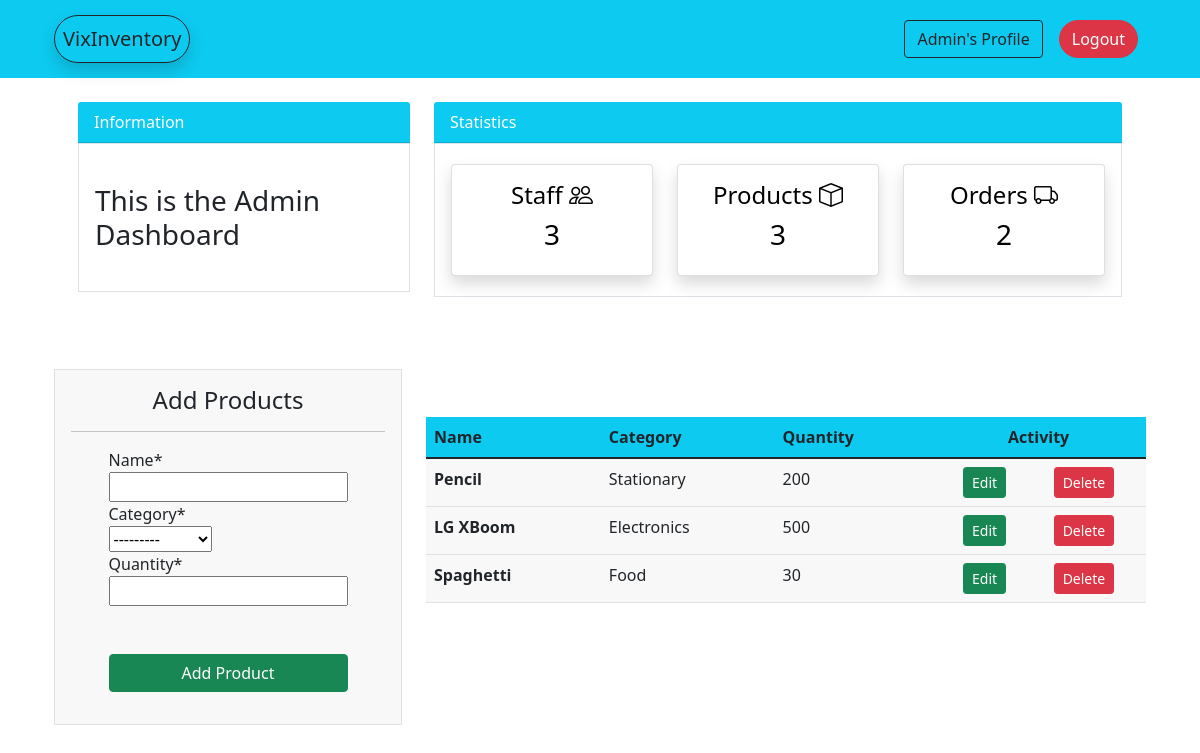
/product/ (signed in), run on the app's committed database.
### dashboard/models.py (models this page shows, shortened)
class Product(models.Model):
    name = models.CharField(max_length=100, null=True)
    category = models.CharField(max_length=20, choices = CATEGORY, null=True)
    quantity = models.PositiveIntegerField(null=True)
    class Meta:
        verbose_name_plural = 'Product'

### dashboard/views.py (the view)
# urls.py: path('product/', views.products, name = 'dashboard-products'),
@login_required
def products(request):
    workers = User.objects.all()
    workers_count = workers.count()
    order = Order.objects.all()
    order_count = order.count()
    if request.method =='POST':
        form = ProductForm(request.POST)
        if form.is_valid():
            form.save()
            product_name = form.cleaned_data.get('name')
            message = messages.success(request, f'{product_name} has been added')
            return redirect('dashboard-products')
    else:
        form = ProductForm()
    items = Product.objects.all()   #this collects all the data from the product model
    items_count = items.count()
    context = {
        'items': items,
        'form': form,
        'items_count':items_count,
        'workers_count':workers_count,
        'order_count': order_count,
    }
    return render(request, 'dashboard/products.html', context)

### dashboard/forms.py
class ProductForm(forms.ModelForm):
    class Meta:
        model = Product
        fields = ['name', 'category', 'quantity']

### templates/dashboard/products.html (shortened to what this page needs)
{% extends 'partials/base.html' %}
{% load crispy_forms_tags %}
{% block content %}
    <div class="container">
        {% include 'partials/topnav.html' %}
        <div class="row my-5">
            <div class="col-lg-4 mb-3">
                <div class="border p-3 dark-color">
                    <h4 class="text-center">
                        Add Products
                    </h4>
                    <hr>
                    <form method="POST" class="d-grid justify-content-center mb-3 " action="">
                        {{form|crispy}}
                        <input class="btn btn-success mt-5" type="submit" value="Add Product">
                    </form>
                </div>
            </div>
            <div class="col-lg-8 my-5">
                <table class="table dark-color">
                    <thead class="bg-info">
                        <tr>
                            <th scope="col">Name</th>
                            <th scope="col">Category</th>
                            <th scope="col">Quantity</th>
                            <th scope="col" class="text-center">Activity</th>
                        </tr>
                    </thead>
                    <tbody>
                        {% for item in items %}
                        <tr>
                            <th scope="row">{{item.name}}</th>
                            <td>{{item.category}}</td>
                            <td>{{item.quantity}}</td>
                            <td>
                                <div class="d-flex justify-content-around">
                                    <div>
                                        <a href="{% url 'dashboard-product-update' item.id %}">
                                            <div class="btn btn-success btn-sm">Edit</div>
                                        </a>
                                    </div>
                                    <div>
                                        <a href="{% url 'dashboard-product-delete' item.id %}">
                                            <div class="btn btn-danger btn-sm">Delete</div>
                                        </a>
                                    </div>
                                </div>
                            </td>
                        </tr>
                        {% endfor %}
                    </tbody>
                </table>
            </div>
        </div>
    </div>
{% endblock %}

### templates/partials/nav.html (shortened to what this page needs)
<nav class="navbar navbar-expand-lg navbar-light bg-info sticky-top">
    <div class="container py-1">
        <a class="navbar-brand text-dark border border-dark p-2 rounded-pill shadow"  href="{% url 'dashboard-index' %}">
            VixInventory
        </a>
        <div class="collapse navbar-collapse" id="navbarSupportedContent">
        {% if user.is_authenticated %}
                <ul class="navbar-nav ms-auto mb-2 mb-lg-0 align-items-center">
                    <li class="nav-item">
                        <a class="nav-link active text-dark fw-bold" aria-current="page" href="{% url 'user-profile' %}"><button class="btn btn-outline-dark rounded">{{user.username}}'s Profile</button></a>
                    </li>
                    <li class="nav-item">
                        <a class="nav-link text-white " href="{% url 'user-logout' %}"><button class="btn btn-danger rounded-pill">Logout</button></a>
                    </li>
                </ul>
        {% endif %}
        </div>
    </div>
</nav>

### static/style.css (style rules this page uses)
.dark-color { background-color: #F8F8F8; }

### data on the page
Product: name "Pencil", category "Stationary", quantity "200"
Product: name "LG XBoom", category "Electronics", quantity "500"
Product: name "Spaghetti", category "Food", quantity "30"

### other printed values
{{ user.username }} "Admin"
{{ workers_count }} "3"
{{ items_count }} "3"
{{ order_count }} "2"
